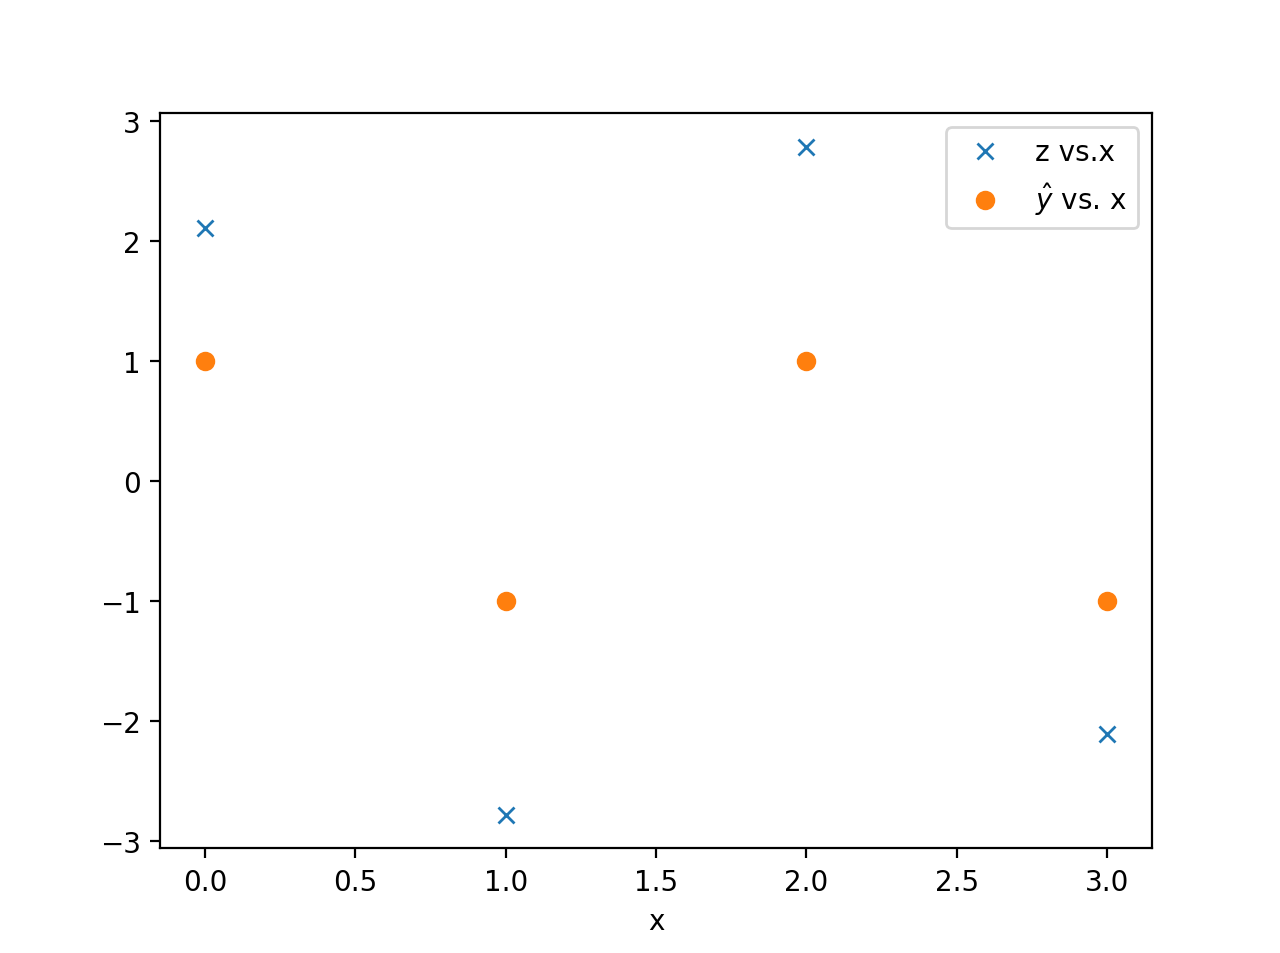

The Python source for this figure:
# -*- coding: utf-8 -*-
"""
Created on Sun Mar 31 18:30:17 2019

@author: LingfengZhao
"""

import numpy as np
from matplotlib import pyplot as plt

gamma = 0.3 
alpha = np.array([1 ,1 , 1, 1])

x = np.array([0, 1, 2, 3])
y = np.array([1, -1, 1, -1])

z = np.sum(alpha * y * np.exp(- gamma* (x -x[:,None])**2), axis =0)

y_hat = np.where(z > 0, 1, -1)

plt.figure(dpi=200)
plt.plot(x, z, 'x')
plt.plot(x, y_hat, 'o')
plt.legend(["z vs.x", "$\hat{y}$ vs. x"])
plt.xlabel('x')

plt.show()
